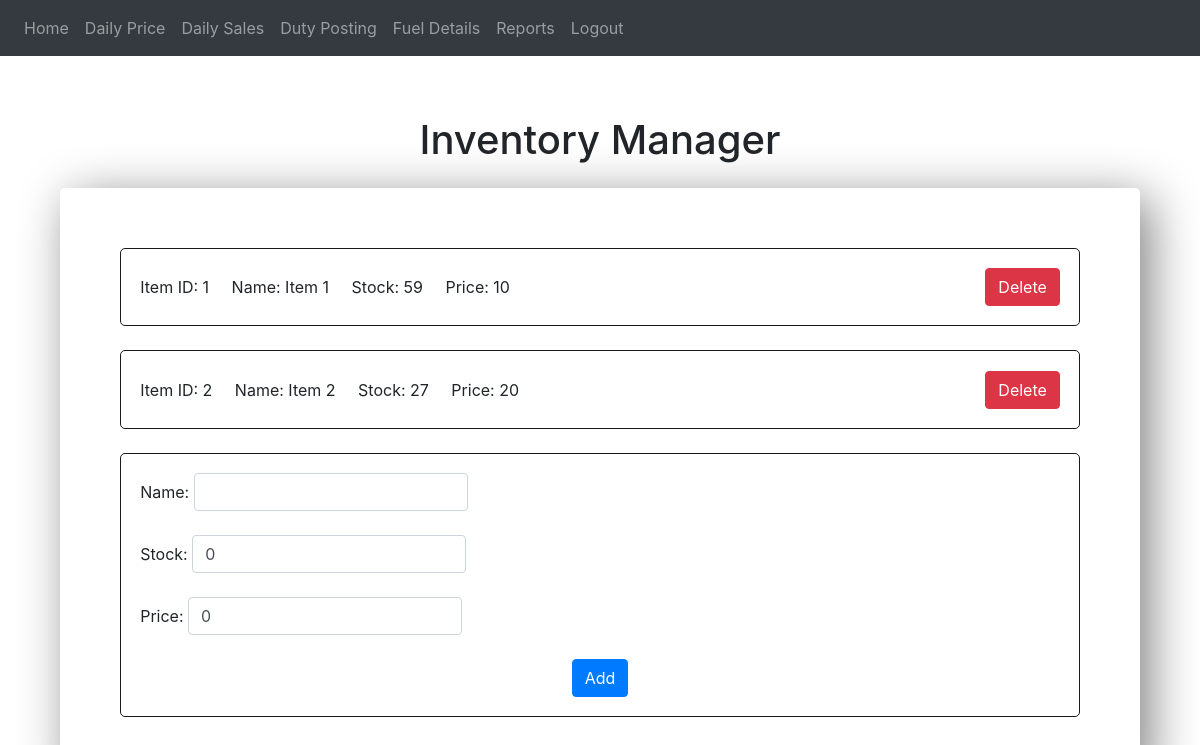
Before: /invmanager (signed in) with the older database file.
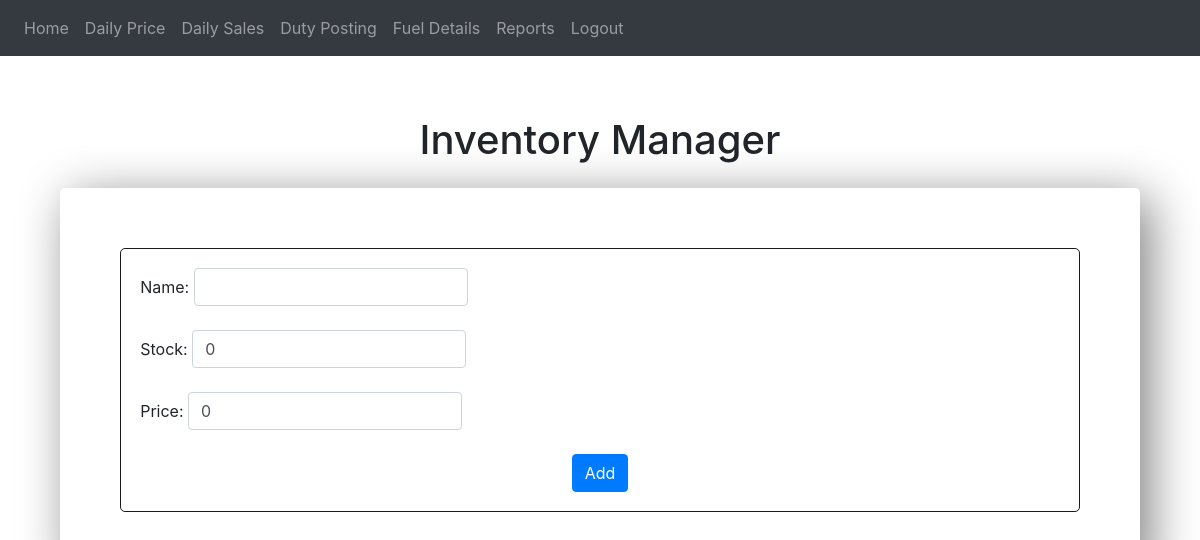
After: the same page with the newer database file.
### website/models.py (models this page shows)
class inventory(db.Model):
    inv_id = db.Column(db.Integer, primary_key = True)
    name = db.Column(db.String(150))
    stock = db.Column(db.Integer)
    price = db.Column(db.Integer)

### website/views.py (the view)
@views.route('/invmanager', methods=['GET','POST'])
@login_required
def invmanager():
    name = request.form.get("name")
    stock = request.form.get("stock")
    price = request.form.get("price")
    if request.method == 'POST':
        inv = inventory(name=name, stock=stock, price=price)
        db.session.add(inv)
        db.session.commit()
        flash("Data added!", category=True)
        print("check")
    items = inventory.query.all()
    return render_template("invmanager.html", user=current_user, items = items)

### website/templates/invmanager.html (shortened to what this page needs)
{% extends 'base.html' %}
{% block content %}
<h1 align="center" style="margin-top: 5%;">Inventory Manager</h1>
<div
      style="margin: 5%; margin-top: 2%; border: black 2px; padding: 5%; border-radius: 5px; box-shadow: 10px 10px 50px grey">
      {% for item in items %}
      <div style="border: solid rgb(27, 26, 26) 1px; border-radius: 5px; padding: 2%">
            <div style="display: flex; align-items: center; justify-content: space-between;">
                  <div>
            Item ID:&nbsp;{{item.inv_id}}&nbsp;&nbsp;&nbsp;&nbsp;
            Name:&nbsp;{{item.name}}&nbsp;&nbsp;&nbsp;&nbsp;
            Stock:&nbsp;{{item.stock}}&nbsp;&nbsp;&nbsp;&nbsp;
            Price:&nbsp;{{item.price}}&nbsp;&nbsp;&nbsp;&nbsp;
                  </div>
            <form action="{{ url_for('views.delete_inventory', id=item.inv_id) }}" method="post" style="float: right;">
                  <button type="submit" class="btn btn-danger">Delete</button>
            </form>
            </div>
      </div>
      <br>
      {% endfor %}
      <div style="border: solid rgb(27, 26, 26) 1px; border-radius: 5px; padding: 2%;">
            <form method="POST">
                  <div class="form-inline">
                        Name:&nbsp;<input type="text" class="form-control" id="name" name="name">&nbsp;&nbsp;
                  </div>
                  <br>
                  <div class="form-inline">
                        Stock:&nbsp;<input type="textarea" class="form-control" id="stock"
                              name="stock" value="0">&nbsp;&nbsp;
                  </div><br>
                  <div class="form-inline">
                        Price:&nbsp;<input type="text" class="form-control" id="price" name="price" value="0">&nbsp;&nbsp;
                  </div>
                  <br>
                  <div align="center">
                        <button type="submit" class="btn btn-primary">Add</button>
                  </div>
            </form>
      </div>
</div>
{% endblock %}

Changed rows visible on the page:
removed inventory: inv_id "1", name "Item 1", stock "59", price "10"
removed inventory: inv_id "2", name "Item 2", stock "27", price "20"
